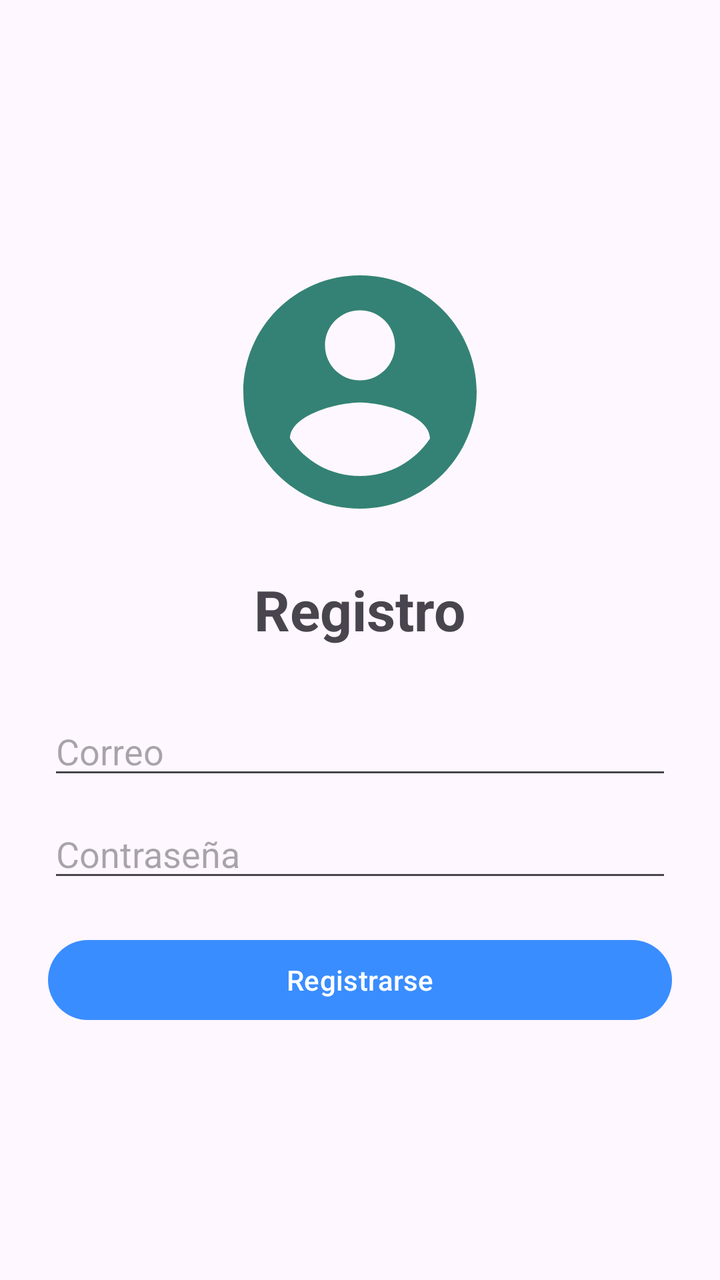
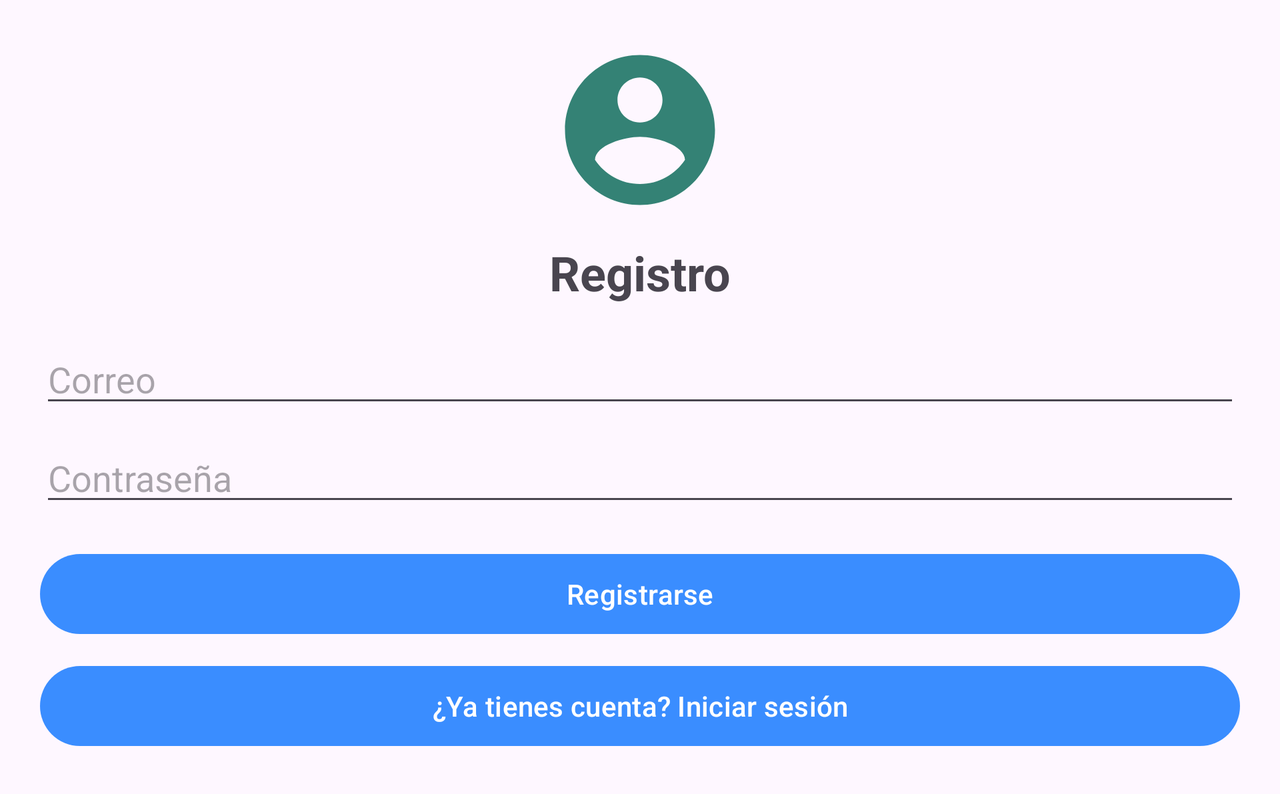

First picture: res/layout/ on a phone held upright. Second picture: the repository's own variant of that layout, on a device whose configuration matches the variant's folder. Source for both follows.
<!-- AndroidManifest.xml: application theme Theme.ToDoListLeonardo -->
<!-- res/layout/activity_registro.xml -->
<?xml version="1.0" encoding="utf-8"?>
<LinearLayout
    xmlns:android="http://schemas.android.com/apk/res/android"
    android:layout_width="match_parent"
    android:layout_height="match_parent"
    android:orientation="vertical"
    android:padding="24dp"
    android:gravity="center">
    <ImageView
        android:id="@+id/imgLogo"
        android:layout_width="140dp"
        android:layout_height="140dp"
        android:src="@drawable/baseline_account_circle_24"
        android:layout_gravity="center"
        android:layout_marginBottom="20dp"
        android:contentDescription="Logo App"/>
    <TextView
        android:layout_width="wrap_content"
        android:layout_height="wrap_content"
        android:text="Registro"
        android:textSize="28sp"
        android:textStyle="bold"
        android:layout_marginBottom="30dp"/>

    <EditText
        android:id="@+id/etCorreoRegistro"
        android:layout_width="match_parent"
        android:layout_height="wrap_content"
        android:hint="Correo"
        android:inputType="textEmailAddress"/>

    <EditText
        android:id="@+id/etPasswordRegistro"
        android:layout_width="match_parent"
        android:layout_height="wrap_content"
        android:hint="Contraseña"
        android:inputType="textPassword"
        android:layout_marginTop="10dp"/>

    <Button
        android:id="@+id/btnRegistrar"
        android:layout_width="match_parent"
        android:layout_height="wrap_content"
        android:text="Registrarse"
        android:layout_marginTop="20dp"/>

</LinearLayout>
<!-- resources referenced by this layout -->
<resources>
  <!-- drawable baseline_account_circle_24 (drawable) -->
  <vector xmlns:android="http://schemas.android.com/apk/res/android" android:height="24dp" android:tint="#348275" android:viewportHeight="24" android:viewportWidth="24" android:width="24dp">
        
      <path android:fillColor="@android:color/white" android:pathData="M12,2C6.48,2 2,6.48 2,12s4.48,10 10,10 10,-4.48 10,-10S17.52,2 12,2zM12,5c1.66,0 3,1.34 3,3s-1.34,3 -3,3 -3,-1.34 -3,-3 1.34,-3 3,-3zM12,19.2c-2.5,0 -4.71,-1.28 -6,-3.22 0.03,-1.99 4,-3.08 6,-3.08 1.99,0 5.97,1.09 6,3.08 -1.29,1.94 -3.5,3.22 -6,3.22z"/>
      
  </vector>
  <style name="Theme.ToDoListLeonardo" parent="Theme.Material3.Light.NoActionBar">
  
          <item name="colorPrimary">@color/primaryBlue</item>
          <item name="colorSecondary">@color/primaryGreen</item>
          <item name="android:statusBarColor">@color/primaryBlue</item>
  
      </style>
  <color name="primaryBlue">#3A8DFF</color>
  <color name="primaryGreen">#57D5A3</color>
</resources>
<!-- res/layout-land/activity_registro.xml (the repository's variant of the layout above) -->
<!-- drawn on the phone turned sideways -->
<?xml version="1.0" encoding="utf-8"?>
<ScrollView

    xmlns:android="http://schemas.android.com/apk/res/android"

    android:layout_width="match_parent"

    android:layout_height="match_parent">


    <LinearLayout

        android:layout_width="match_parent"

        android:layout_height="wrap_content"

        android:orientation="vertical"

        android:gravity="center"

        android:padding="20dp">


        <ImageView

            android:id="@+id/imgLogo"

            android:layout_width="90dp"

            android:layout_height="90dp"

            android:src="@drawable/baseline_account_circle_24"

            android:layout_gravity="center"

            android:contentDescription="Logo App"/>



        <TextView

            android:layout_width="wrap_content"

            android:layout_height="wrap_content"

            android:text="Registro"

            android:textSize="24sp"

            android:textStyle="bold"

            android:layout_marginTop="10dp"

            android:layout_marginBottom="15dp"/>



        <EditText

            android:id="@+id/etCorreoRegistro"

            android:layout_width="match_parent"

            android:layout_height="wrap_content"

            android:hint="Correo"

            android:inputType="textEmailAddress"/>



        <EditText

            android:id="@+id/etPasswordRegistro"

            android:layout_width="match_parent"

            android:layout_height="wrap_content"

            android:hint="Contraseña"

            android:inputType="textPassword"

            android:layout_marginTop="8dp"/>



        <Button

            android:id="@+id/btnRegistrar"

            android:layout_width="match_parent"

            android:layout_height="wrap_content"

            android:text="Registrarse"

            android:layout_marginTop="15dp"/>



        <Button

            android:id="@+id/btnIrLogin"

            android:layout_width="match_parent"

            android:layout_height="wrap_content"

            android:text="¿Ya tienes cuenta? Iniciar sesión"

            android:layout_marginTop="8dp"/>


    </LinearLayout>


</ScrollView>
